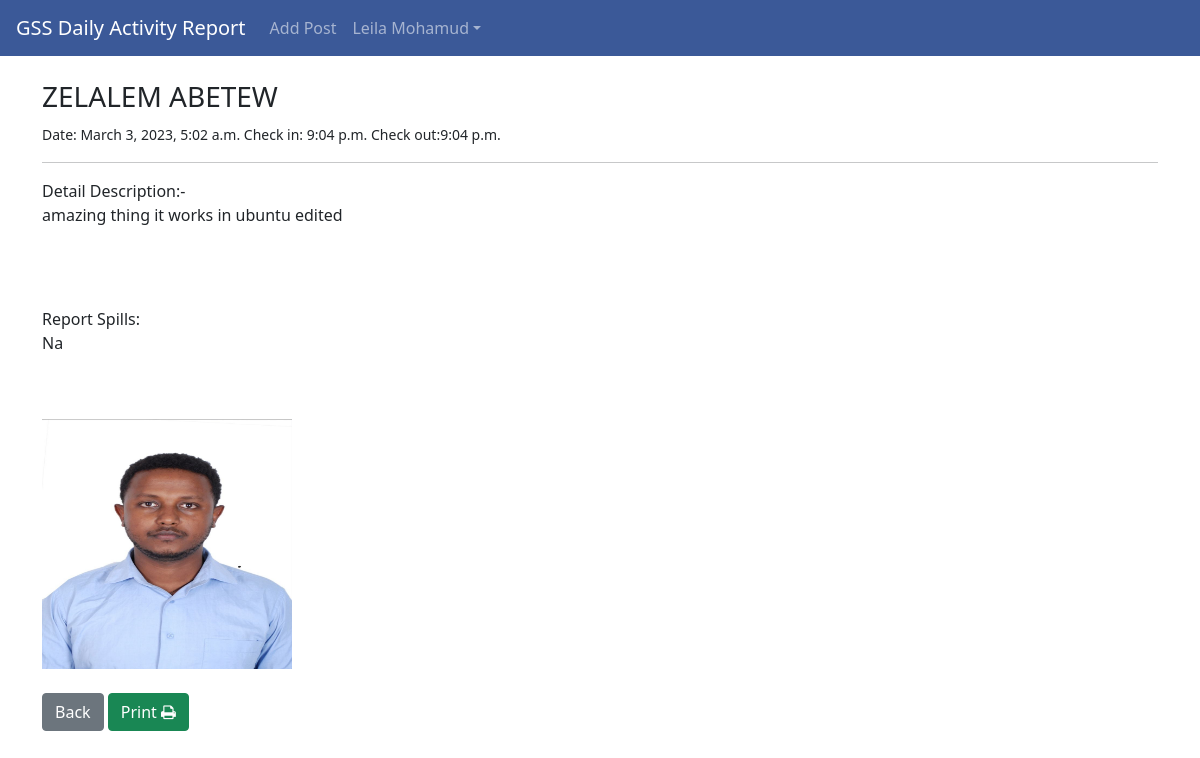
The page /article/1 (signed in) on the database its author committed.
### thedar/models.py (models this page shows, shortened)
class Post(models.Model):
    report_image=models.ImageField(null=True,blank=True, upload_to='images/')
    checkin=models.TimeField(max_length=200)
    checkout=models.TimeField(max_length=200)
    position=models.CharField(max_length=200,choices=position_choice)
    author=models.ForeignKey(User, on_delete=models.CASCADE)
    details=RichTextField(blank=True,null=True)
    report=RichTextField(blank=True,null=True)
    time=models.DateTimeField(auto_now_add=True)

### thedar/views.py (the view)
# urls.py: path('article/<int:pk>', ArticleDetailView.as_view(), name='article-detail'),
class ArticleDetailView(DetailView):
    model= Post
    template_name= 'article_details.html'

### thedar/templates/article_details.html (shortened to what this page needs)
{%extends 'base.html' %}
{%block content%}
<h3>{{object.author.first_name}} {{object.author.last_name}} </h3>
<small>Date: {{object.time}} Check in: {{object.checkin}} Check out:{{object.checkin}} </small><hr>
Detail Description:- {{object.details|safe}}<br>
Report Spills: {{object.report|safe}}<br><br>
{%if object.report_image%}
<img src="{{object.report_image.url}} " width="250 " height="250" > <br><br>
{%endif%}
<a id="printPageButton" href="{%url 'home'%}" class="btn btn-secondary">Back</a>
<button  id="printPageButton"  onclick="window.print()" class="btn btn-success" >Print <i class="fa fa-print"></i> </button>
{%endblock%}

### thedar/templates/base.html (shortened to what this page needs)
<!doctype html>
<html lang="en">
  <head>
    <link rel="stylesheet" href="https://cdn.jsdelivr.net/npm/bootstrap@4.4.1/dist/css/bootstrap.min.css">
  </head>
  <body>
    <nav class="navbar navbar-expand-lg navbar-dark bg-custom" >
        <a class="navbar-brand" href="{% url 'home'%}">GSS Daily Activity Report</a>
        <div class="collapse navbar-collapse" id="navbarSupportedContent">
          <ul class="navbar-nav mr-auto">
            {% if user.is_authenticated%}
            <li class="nav-item">
              <a class="nav-link" href="{%url 'add_post'%}">Add Post</a>
            </li>
            <ul class="nav navbar-nav ms-auto">
              <li class="nav-item dropdown">
                  <a href="#" class="nav-link dropdown-toggle" data-bs-toggle="dropdown">{{user.first_name}} {{user.last_name}}</a>
              </li>
          </ul>
            {%endif%}
          </ul>
        </div>
      </nav>
    <br/>
    <div class="container">
   {% block content %}
   {%endblock%}
</div>
    <link href="https://cdn.jsdelivr.net/npm/bootstrap@5.0.2/dist/css/bootstrap.min.css" rel="stylesheet">
    <link rel="stylesheet" href="https://cdnjs.cloudflare.com/ajax/libs/font-awesome/4.7.0/css/font-awesome.min.css">
  </body>
</html>

### thedar/templates/base.html (style rules this page uses)
.bg-custom { background-color: rgb(59, 89, 152); }

### rows shown on the page
Post: author.first_name "ZELALEM", author.last_name "ABETEW", time "March 3, 2023, 5:02 a.m.", checkin "9:04 p.m.", details "amazing thing it works in ubuntu edited", report "Na", report_image (picture)

### other values the page prints
{{ user.first_name }} "Leila"
{{ user.last_name }} "Mohamud"
